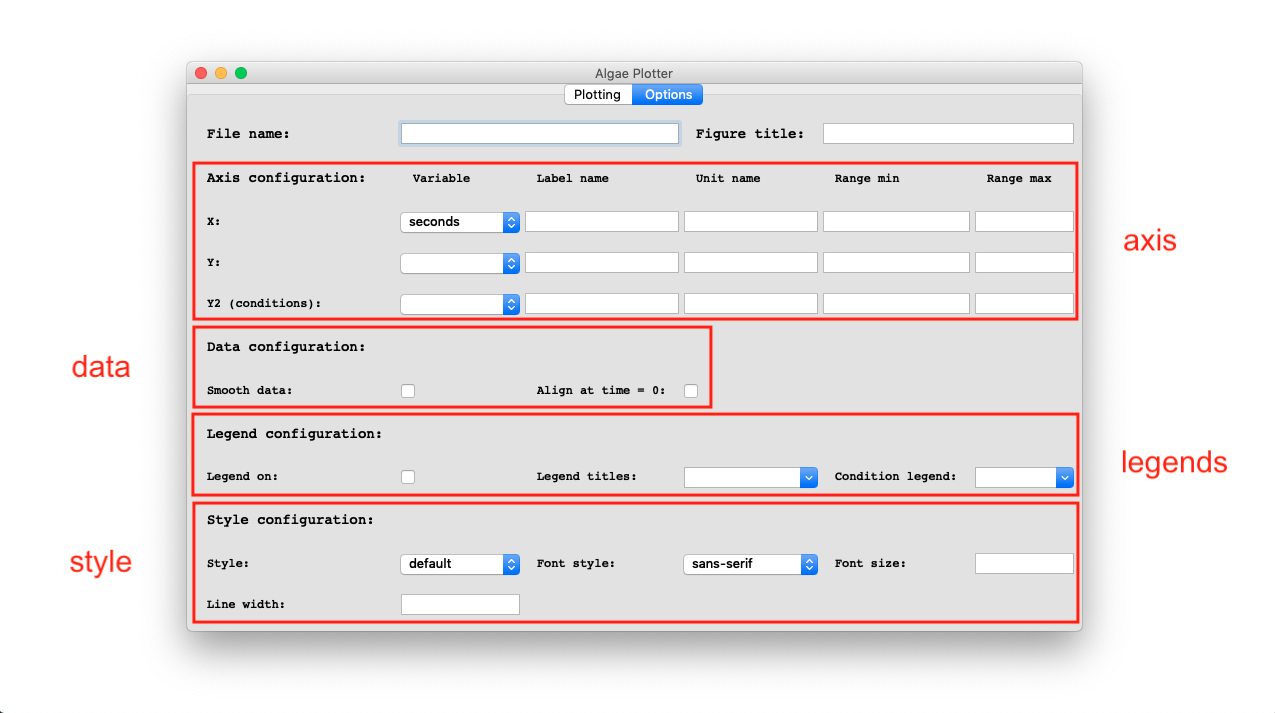
#> input picture images/options_screen.png, 1275 x 713 px
$ python -i data_manager.py   (imports and definitions only)
#> lines starting #> are read from the running program, lines starting #| are printed output that depends on the picture
### ada/data/data_holder.py
# Local includes
from ada.data.algae_data import AlgaeData


# Class to store data files in
class DataHolder():

    def __init__(self):
        self.empty = True
        self.data_files = []
        self.replicate_files = []

    # [16 lines left out: functions clear, delete_data, add_data, not called in this run]

    def add_replicate(self, data, index):
        if index >= 0 and index < len(self.replicate_files):
            self.replicate_files[index].append(data)

    # [16 lines left out: functions delete_replicate, get_profiles, get_reactors, not called in this run]

### ada/data/data_manager.py
import numpy as np
from scipy.optimize import curve_fit

# Local includes
from ada.data.data_holder import DataHolder
from ada.data.processor import (process_data, time_average, time_average_arrays,
                                average_data, calculate_gradient, calculate_time_to, get_fit_data_range)
from ada.data.models import get_model
import ada.configuration as config
from ada.logger import logger


# Class to store data files in
class DataManager():

    def __init__(self):
        self.growth_data = DataHolder()
        self.condition_data = DataHolder()
        self.calibration = None

    # [4 lines left out: function clear, not called in this run]

    def get_growth_data_files(self):
        return self.growth_data.data_files

    # [5 lines left out: function get_growth_data_labels, not called in this run]

    def num_growth_files(self):
        return len(self.get_growth_data_files())

    def get_growth_file(self, i):
        return self.growth_data.data_files[i]

    def get_condition_data_files(self):
        return self.condition_data.data_files

    def num_condition_files(self):
        return len(self.get_condition_data_files())

    def get_condition_file(self, i):
        return self.condition_data.data_files[i]

    # [32 lines left out: functions get_growth_variables, get_condition_variables, get_growth_unit, get_condition_unit, has_replicates, not called in this run]

    def num_replicates(self, index):
        return len(self.growth_data.replicate_files[index])

    def get_replicates(self, index):
        return self.growth_data.replicate_files[index]

    def num_condition_replicates(self, index):
        return len(self.condition_data.replicate_files[index])

    # [60 lines left out: functions get_replicate_data, get_averaged_data, get_replicate_xy_data, get_xy_data, not called in this run]

    def get_xtitle(self, i, xvar=None, xname=None, xunit=None):
        if xvar is None:
            xvar = config.xvar
        if xname is None:
            xname = config.xname
        if xunit is None:
            xunit = config.xunit

        return self.growth_data.data_files[i].get_xtitle(xvar, xname, xunit)

    # [12 lines left out: function get_ytitle, not called in this run]

    def get_titles(self, i):
        return self.get_xtitle(i), self.get_ytitle(i)

    def get_units(self, i):
        xtitle, ytitle = self.get_titles(i)
        x_unit = ''
        if(len(xtitle.split('[')) > 1):
            x_unit = (xtitle.split('[')[1]).split(']')[0]
        y_unit = ''
        if(len(ytitle.split('[')) > 1):
            y_unit = (ytitle.split('[')[1]).split(']')[0]
        return x_unit, y_unit

    # [238 lines left out: functions get_growth_legend, get_condition_xy_data, get_condition_data, get_condition_ytitle, get_condition_legend, get_replicate_gradients and 9 more, not called in this run]


data_manager = DataManager()

>>> import cv2
>>> picture = cv2.imread('../../images/options_screen.png', cv2.IMREAD_GRAYSCALE)
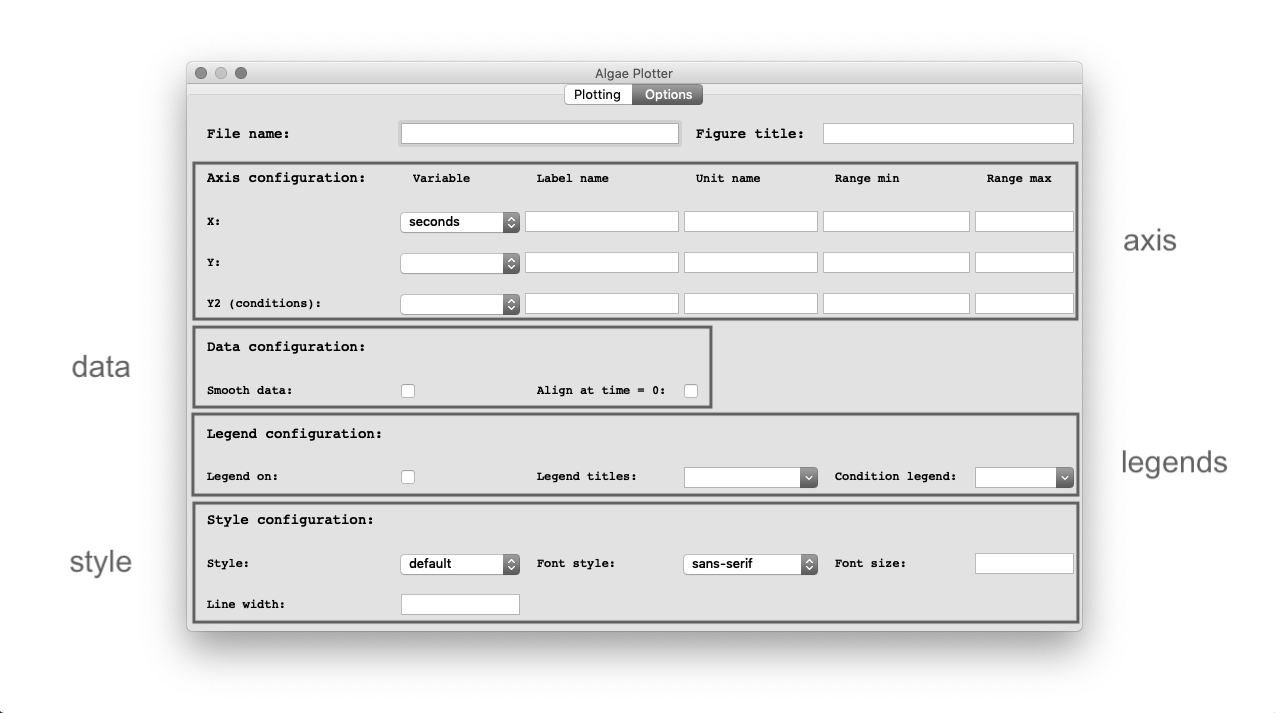
#> picture: shape (713, 1275); min 0, max 255, mean 231.3
#> (the run stopped early here; a loop or call above may not have finished)
